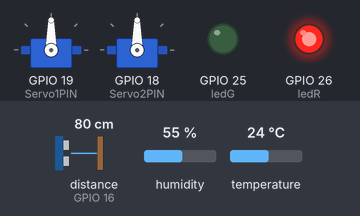
Simulated run of this sketch. Board: ESP32. Shown: 2 × servo, output pins drawn as LEDs (lit = HIGH). Wiring (inferred from the names in the program): ultrasonic range finder: trigger GPIO 17; echo GPIO 16. Inputs (shaded band) come from the test bench; at power-on: distance to the obstacle (sensor on GPIO 16) 80 cm, humidity 55 %, temperature 24 °C. The echo pulse lasts 58.3 µs per cm; WiFi joins after 1.5 s; servers stay silent unless stated; no MQTT or app messages arrive unless stated; pins used as bus, display or sensor lines are not drawn; what the sketch prints to the serial monitor is not drawn.

Above: at 2.7 s.
2.8 s: distance to the obstacle (sensor on GPIO 16) set to 11 cm
5.5 s: distance to the obstacle (sensor on GPIO 16) set to 8 cm
At 6.5 s:
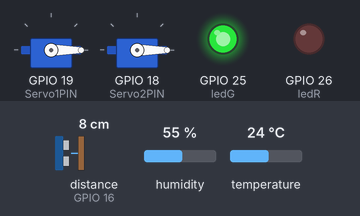
8.2 s: distance to the obstacle (sensor on GPIO 16) set to 18 cm
At 10.2 s:
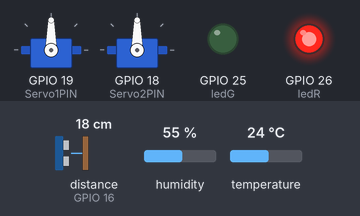
11.1 s: distance to the obstacle (sensor on GPIO 16) set to 2 cm
At 12.0 s:
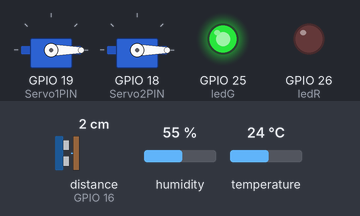
Timing chart, 0 to 14.1 s (numbered marks = the images above; inputs shaded):
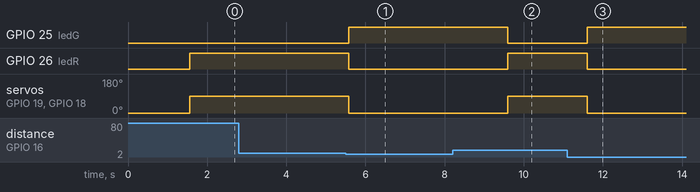

Measured:
- the behaviour switches between 10 and 9 cm on distance to the obstacle (sensor on GPIO 16) (found by bisection; images 0 and 1)
- after the input at 2.8 s, every drawn part: stays the same
- after the input at 5.5 s, GPIO 25 (ledG): LOW → HIGH after 0.08 s; GPIO 26 (ledR): HIGH → LOW after 0.08 s; servo on GPIO 19 (Servo1PIN), servo on GPIO 18 (Servo2PIN): 90° → 0° after 0.08 s
- after the input at 8.2 s, GPIO 25 (ledG): HIGH → LOW after 1.4 s; GPIO 26 (ledR): LOW → HIGH after 1.4 s; servo on GPIO 19 (Servo1PIN), servo on GPIO 18 (Servo2PIN): 0° → 90° after 1.4 s
- after the input at 11.1 s, GPIO 25 (ledG): LOW → HIGH after 0.51 s; GPIO 26 (ledR): HIGH → LOW after 0.51 s; servo on GPIO 19 (Servo1PIN), servo on GPIO 18 (Servo2PIN): 90° → 0° after 0.51 s

The sketch:

main.ino
```cpp
// Permite conectar o esp32 à internet.
#include <WiFi.h>
// Biblioteca para utilizar o protocolo MQTT, que envia os dados para o Node-Red
#include <PubSubClient.h>
// Controla o sensor de temperatura e umidade DHT22
#include <DHT.h>
// Permite controlar os ServoMotores, simulando abertura das comportas
#include <ESP32Servo.h>

// Define o nome da rede Wi-Fi e a porta do servidor MQTT
const char* ssid = "Wokwi-GUEST";
const char* password = "";

const char* mqttServer = "test.mosquitto.org";
const int mqttPort = 1883;

// Variáveis, definição de pinos e inicialização de objetos

WiFiClient espClient;
PubSubClient client(espClient);

#define ledR 26
#define ledG 25
#define Servo1PIN 19
#define Servo2PIN 18
#define trigger 17
#define echo 16
#define DHTPIN 5
#define DHTTYPE DHT22

Servo myServo1;
Servo myServo2;
DHT dht(DHTPIN, DHTTYPE);

long duracao;
int dist = 0;

// Conexão com Wi-Fi

void setup_wifi() {
  WiFi.begin(ssid, password);
  Serial.print("Conectando ao Wi-Fi");
  while (WiFi.status() != WL_CONNECTED) {
    delay(500);
    Serial.print(".");
  }
  Serial.println(" conectado");
}

// Reconecta ao MQTT caso caia

void reconnect() {
  while (!client.connected()) {
    Serial.print("Conectando ao MQTT...");
    if (client.connect("ESP32Client-Wokwi")) {
      Serial.println("conectado");
    } else {
      Serial.print("falhou, rc=");
      Serial.print(client.state());
      delay(2000);
    }
  }
}

// Setup principal, iniciando motores, conexão MQTT, Leds, Ultrasônico e DHT.

void setup() {
  Serial.begin(9600);
  setup_wifi();
  client.setServer(mqttServer, mqttPort);
  dht.begin();
  pinMode(ledR, OUTPUT);
  pinMode(ledG, OUTPUT);
  pinMode(trigger, OUTPUT);
  pinMode(echo, INPUT);
  myServo1.setPeriodHertz(50);
  myServo1.attach(Servo1PIN, 500, 2400);
  myServo2.setPeriodHertz(50);
  myServo2.attach(Servo2PIN, 500, 2400);
  myServo1.write(0);
  myServo2.write(0);
}

// Loop Principal

void loop() {
  if (!client.connected()) {
    reconnect();
  }
  client.loop();

// Medidor de distância com sensor ultrassônico

  digitalWrite(trigger, LOW);
  delayMicroseconds(2);
  digitalWrite(trigger, HIGH);
  delayMicroseconds(10);
  digitalWrite(trigger, LOW);

  duracao = pulseIn(echo, HIGH);
  dist = duracao / 58;

// Leitura de temperatura e umidade

  float temperatura = dht.readTemperature();
  float umidade = dht.readHumidity();

// Publicação de dados via MQTT

  client.publish("iot/agua/distancia", String(dist).c_str());
  client.publish("iot/agua/temperatura", String(temperatura).c_str());
  client.publish("iot/agua/umidade", String(umidade).c_str());

// Debug de Serial

  Serial.print("Distancia: ");
  Serial.println(dist);

  Serial.print("Temperatura: ");
  Serial.println(temperatura);

  Serial.print("Umidade: ");
  Serial.println(umidade);

// Lógica de Alerta e controla das comportas

  if (dist < 10) {
    myServo1.write(0);
    myServo2.write(0);
    digitalWrite(ledR, LOW);
    digitalWrite(ledG, HIGH);
    client.publish("iot/agua/alerta", "Nível seguro: comporta fechada");
  } else {
    myServo1.write(90);
    myServo2.write(90);
    digitalWrite(ledR, HIGH);
    digitalWrite(ledG, LOW);
    client.publish("iot/agua/alerta", "Comporta aberta: nível crítico");
  }

  delay(2000);
}
```
